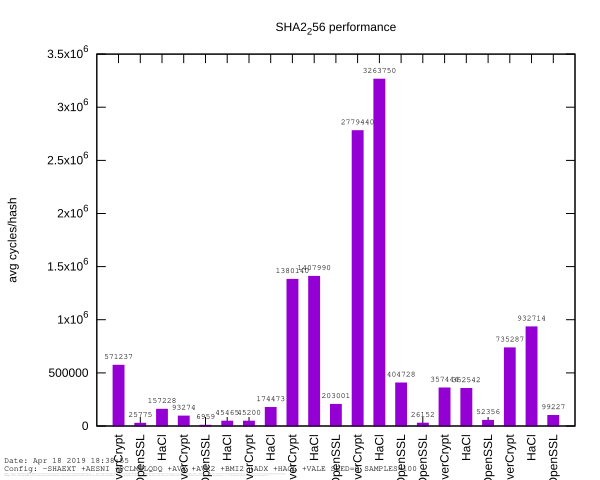

The script that saved this image:
set terminal svg
set title "SHA2_256 performance"
set label "Date: ".strftime("%b %d %Y %H:%M:%S", time(0)) at character .5, 1.1 font "Courier,8"
set label "Config: -SHAEXT +AESNI +PCLMULQDQ +AVX +AVX2 +BMI2 +ADX +HACL +VALE SEED=0 SAMPLES=100" at character .5, .65 font "Courier,8"
set label "EverCrypt: /usr/bin/cc -Devercrypt\\_EXPORTS -I/mnt/e/everest/latest/hacl-star/dist/compact-c89 -I/mnt/e/everest/latest/kremlin/include -I/mnt/e/everest/latest/kremlin/kremlib/dist/generic  -g -fPIC   -Wno-parentheses -std=gnu11 -march=native -mtune=native -fPIC -fstack-check -o CMakeFiles/evercrypt.dir/mnt/e/everest/latest/hacl-star/dist/compact-c89/EverCrypt\\_Error.c.o   -c /mnt/e/everest/latest/hacl-star/dist/compact-c89/EverCrypt\\_Error.c" at character .5, .25 font "Courier,1"
set label "KreMLib: /usr/bin/cc -D\\_BSD\\_SOURCE -D\\_DEFAULT\\_SOURCE -I/mnt/e/everest/latest/kremlin/include -I/mnt/e/everest/latest/kremlin/kremlib/dist/generic  -g   -std=c11 -fwrapv -Wall -Wextra -Werror -Wno-unused-variable -Wno-unused-but-set-variable -Wno-unknown-warning-option -Wno-infinite-recursion -Wno-unused-parameter -fPIC -o CMakeFiles/kremlib.dir/mnt/e/everest/latest/kremlin/kremlib/dist/generic/prims.c.o   -c /mnt/e/everest/latest/kremlin/kremlib/dist/generic/prims.c" at character .5, .35 font "Courier,1"
set datafile separator "," 
set datafile commentschars "//" 
set xtics rotate 
set boxwidth 0.5 
set style fill solid
set bmargin 3
set key off
set ylabel "avg cycles/hash"
set output 'bench_hash_SHA2_256.svg'
set xrange[-1:21]
plot 'bench_hash_SHA2_256.csv' using 5:xticlabels(1) with boxes title columnheader, '' using ($0-1):5:xticlabels(1):(sprintf("%0.0f", $5)) with labels font "Courier,8" offset char 0,.5
